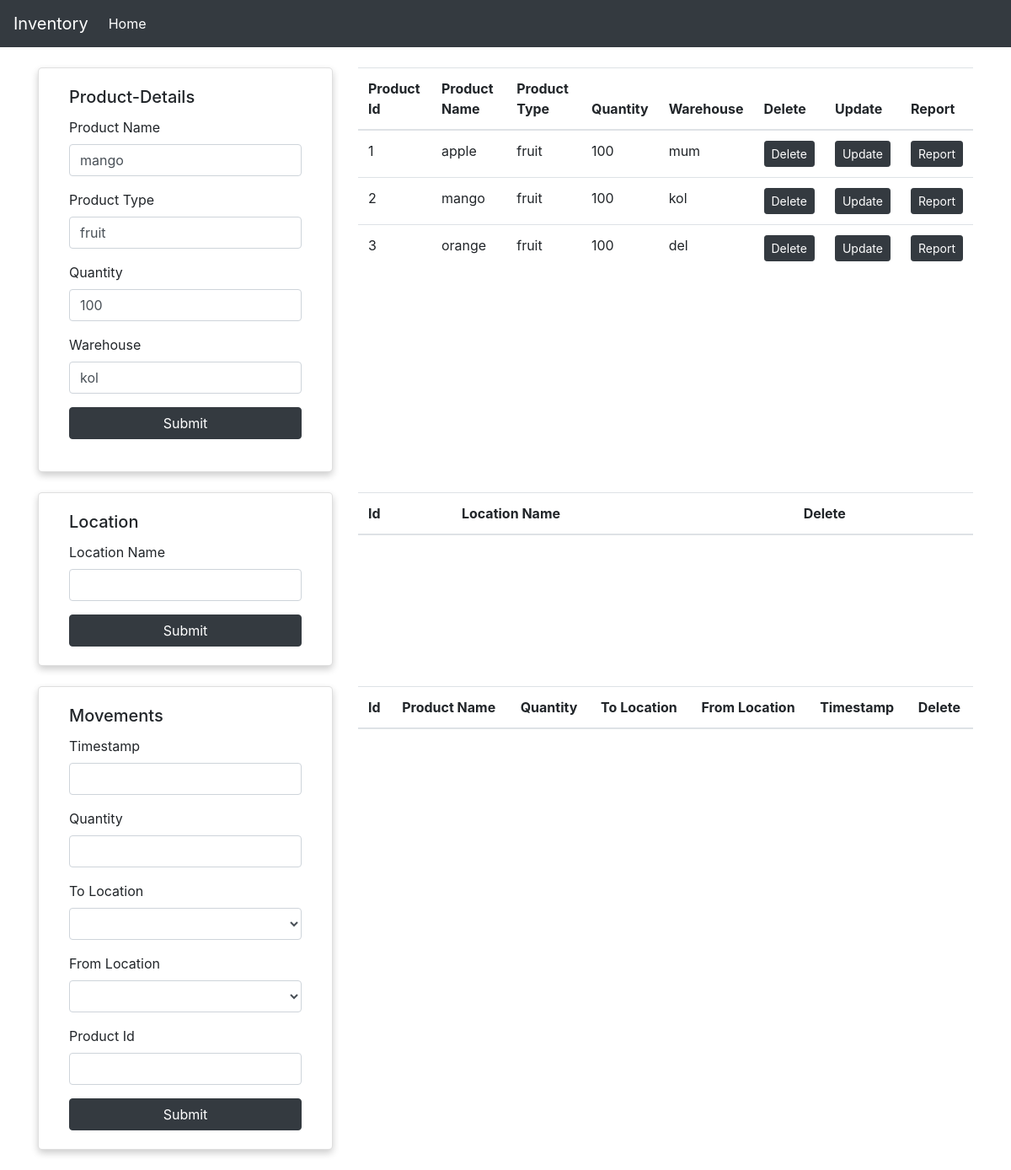
Screenshot of /update_product/2 with the database file from the repository.
### app.py (models this page shows)
class Product(db.Model):
    id = db.Column(db.Integer,primary_key=True, autoincrement=True)
    product_name = db.Column(db.String(200))
    product_type = db.Column(db.String(200))
    quantity = db.Column(db.String(200))
    warehouse = db.Column(db.String(200))
    movements = db.relationship('Movement', backref="user2")

### app.py (the view)
@app.route('/update_product/<int:id>',methods=["GET","POST"])
def update_product(id):
    user = Product.query.get_or_404(id)
    if request.method == 'POST':
        user.id = request.form['id']
        user.product_name = request.form['product_name']
        user.product_type = request.form['product_type']
        user.quantity = request.form['quantity']
        user.warehouse = request.form['warehouse']
        db.session.commit()
        return redirect('/')
    else:
        user1s = Product.query.all()
        page ='updatehome'
        return render_template('home.html',page=page,user1s=user1s,user=user)

### templates/home.html (shortened to what this page needs)
{% extends 'index.html' %}
{% block content %}
<br>
<div class="row">
    <div class="col-lg-4">
        <div class="card" >
            <div class="card-body">
                <h5 class="card-title">Product-Details</h5>
                {% if page == 'updatehome' %}
                <form action="/update_product/{{user.id}}" method="POST" class="form-group">
                {% endif %}
                    <div class="form-group">
                        <label for="">Product Name</label>
                        <input type="text" name="product_name" class="form-control" value={{user.product_name}}>
                    </div>
                    <div class="form-group">
                        <label for="">Product Type</label>
                        <input type="text" name="product_type" class="form-control" value={{user.product_type}}>
                    </div>
                    <div class="form-group">
                        <label for="">Quantity</label>
                        <input type="text" name="quantity" class="form-control" value={{user.quantity}}>
                    </div>
                    <div class="form-group">
                        <label for="">Warehouse</label>
                        <input type="text" name="warehouse" class="form-control" value={{user.warehouse}}>
                    </div>
                    <button class="btn btn-block btn-dark">Submit</button>
                </form>
            </div>
        </div>
    </div>
    <div class="col-lg-8">
        <table class="table">
            <thead>
                <th>Product Id</th>
                <th>Product Name</th>
                <th>Product Type</th>
                <th>Quantity</th>
                <th>Warehouse</th>
                <th>Delete</th>
                <th>Update</th>
                <th>Report</th>
            </thead>
            <tbody>
                {% for i in user1s %}
                <tr>
                    <td>{{ i.id }}</td>
                    <td>{{ i.product_name }}</td>
                    <td>{{ i.product_type }}</td>
                    <td>{{ i.quantity }}</td>
                    <td>{{ i.warehouse }}</td>
                    <td>
                        <a href='/delete_product/{{i.id}}' class="btn btn-sm btn-dark">Delete</a>
                    </td>
                    <td>
                        <a href='/update_product/{{i.id}}' class="btn btn-sm btn-dark">Update</a>
                    </td>
                    <td>
                        <a href='/report/{{i.id}}' class="btn btn-sm btn-dark">Report</a>
                    </td>
                </tr>
                {% endfor %}
            </tbody>
        </table>
    </div>
</div>
<br>
<div class="row">
    <div class="col-lg-4">
        <div class="card" >
            <div class="card-body">
                <h5 class="card-title">Location</h5>
                <form method="POST" action="/add_location">
                    <div class="form-group">
                        <label for="">Location Name</label>
                        <input type="text" name="location_name" class="form-control" >
                    </div>
                    <button class="btn btn-block btn-dark">Submit</button>
                </form>
            </div>
        </div>
    </div>
    <div class="col-lg-8">
        <table class="table">
            <thead>
                <th>Id</th>
                <th>Location Name</th>
                <th>Delete</th>
            </thead>
        </table>
    </div>
</div>
<br>
<div class="row">
    <div class="col-lg-4">
        <div class="card" >
            <div class="card-body">
                <h5 class="card-title">Movements</h5>
                <form method="POST" action="/add_movement">
                    <div class="form-group">
                        <label for="">Timestamp</label>
                        <input type="text" name="timestamp" class="form-control" >
                    </div>
                    <div class="form-group">
                        <label for="">Quantity</label>
                        <input type="text" name="quantity" class="form-control" >
                    </div>
                    <div class="form-group">
                        <label for="">To Location</label>
                        <select class="form-control" name="to_location" id="to_location">
                        </select>
                    </div>
                    <div class="form-group">
                        <label for="">From Location</label>
                        <select class="form-control" name="from_location" id="from_location">
                        </select>
                    </div>
                    <div class="form-group">
                        <label for="">Product Id</label>
                        <input type="text" name="product_id" class="form-control" >
                    </div>
                    <button class="btn btn-block btn-dark">Submit</button>
                </form>
            </div>
        </div>
    </div>
    <div class="col-lg-8">
        <table class="table">
            <thead>
                <th>Id</th>
                <th>Product Name</th>
                <th>Quantity</th>
                <th>To Location</th>
                <th>From Location</th>
                <th>Timestamp</th>
                <th>Delete</th>
            </thead>
        </table>
    </div>
</div>
<br>
{% endblock %}

### Include/css/style.css (style rules this page uses)
.card { box-shadow: 0 4px 8px 0 rgba(0,0,0,0.2); transition: 0.3s; border-radius: 5px; padding: 2px 16px; }

### rows the page displays
Product: product_name "mango", product_type "fruit", quantity "100", warehouse "kol", id "2"
Product: id "1", product_name "apple", product_type "fruit", quantity "100", warehouse "mum"
Product: id "3", product_name "orange", product_type "fruit", quantity "100", warehouse "del"
